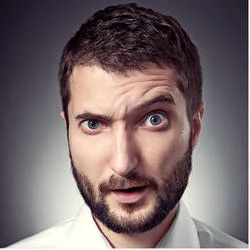
#> input picture data/assets/face/face_1.png, 250 x 250 px; its folder holds only this picture in this run
$ python main.py
#> lines starting #> are read from the running program, lines starting #| are printed output that depends on the picture
### src/preprocessing/data_loader.py
import os
import cv2


def load_images(folder_path):
#> called with folder_path = './data/assets/face/'
    images = {}
    for filename in os.listdir(folder_path):
        if filename.endswith(('.png', '.jpg', '.jpeg')):  # Vérifie les formats d'image
            img_path = os.path.join(folder_path, filename)
            img = cv2.imread(img_path)
#> img is the input picture: shape (250, 250, 3); mean B, G, R 106.9, 104.9, 119.7
            if img is not None:
                images[filename] = img
            else:
                print(f"Impossible de charger l'image : {img_path}")
    return images

### src/detection/face_detection.py
import cv2

def detect_faces(image):
    face_cascade = cv2.CascadeClassifier(cv2.data.haarcascades + 'haarcascade_frontalface_default.xml')
    gray = cv2.cvtColor(image, cv2.COLOR_BGR2GRAY)
    faces = face_cascade.detectMultiScale(gray, scaleFactor=1.1, minNeighbors=5)
    return faces

### src/emotion_detection/emotion_classifier.py
from deepface import DeepFace

def classify_emotion(face_img):
    result = DeepFace.analyze(face_img, actions=['emotion'], enforce_detection=False)
    emotion = result[0]['dominant_emotion'] if isinstance(result, list) else result['dominant_emotion']
    return emotion

### main.py
import os
import cv2
import numpy as np
from src.preprocessing.data_loader import load_images
from src.detection.face_detection import detect_faces
from src.emotion_detection.emotion_classifier import classify_emotion


def process_images_in_folder(folder_path, grid_size=(4, 6), image_size=(150, 150)):
    images = load_images(folder_path)
#> images = 1 item
    annotated_images = []

    for img_name, img in images.items():
        faces = detect_faces(img)
        if len(faces) == 0:
            print(f"Aucun visage détecté dans l'image : {img_name}")
            continue

        for (x, y, w, h) in faces:
            face_img = img[y:y + h, x:x + w]
            emotion = classify_emotion(face_img)

            # Dessiner le cadre et afficher l'émotion
            cv2.rectangle(img, (x, y), (x + w, y + h), (255, 0, 0), 2)
            cv2.putText(img, emotion, (x, y - 10), cv2.FONT_HERSHEY_SIMPLEX, 0.9, (36, 255, 12), 2)

        # Redimensionner chaque image pour l'ajouter à la grille
        img_resized = cv2.resize(img, image_size)
        annotated_images.append(img_resized)
#> this loop made 1 pass
#> (img_name, faces) on pass 1: ('face_1.png', [[45, 60, 162, 162]])
#> pass 1, in detect_faces, `gray = cv2.cvtColor(image, cv2.COLOR_BGR2GRAY)`:
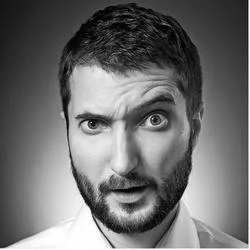
#> gray: shape (250, 250); min 0, max 255, mean 109.6
#> after the loop:
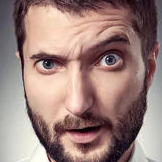
#> face_img: shape (162, 162, 3); mean B, G, R 124, 129.5, 155.9
#> after the loop, annotated_images = []

    # Construire la mosaïque d'images
    display_images_grid(annotated_images, grid_size, image_size)


def display_images_grid(images, grid_size, image_size):
    rows, cols = grid_size
    grid_img = np.zeros((rows * image_size[1], cols * image_size[0], 3), dtype=np.uint8)

    for idx, img in enumerate(images):
        if idx >= rows * cols:
            break
        row = idx // cols
        col = idx % cols
        x_offset = col * image_size[0]
        y_offset = row * image_size[1]
        grid_img[y_offset:y_offset + image_size[1], x_offset:x_offset + image_size[0]] = img

    cv2.imshow("Mosaic of Emotion Detection", grid_img)
    cv2.waitKey(0)
    cv2.destroyAllWindows()


if __name__ == "__main__":
    folder_path = './data/assets/face/'
    process_images_in_folder(folder_path)
#> (the call stopped at in classify_emotion, `result = DeepFace.analyze(face_img, actions=['emotion'], enforce_detec..`: deepface is not available in this run)

$ run again, on data/assets/face/face_14.png
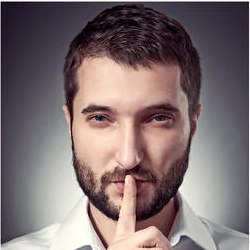
#> input picture data/assets/face/face_14.png, 250 x 250 px
#> in load_images, img is the input picture: shape (250, 250, 3); mean B, G, R 112.6, 111.3, 126.1
#> images = 1 item
#> the loop in process_images_in_folder, `for img_name, img in images.items():` made 1 pass
#> (img_name, faces) on pass 1: ('face_14.png', [[52, 59, 155, 155]])
#> pass 1, in detect_faces, `gray = cv2.cvtColor(image, cv2.COLOR_BGR2GRAY)`:
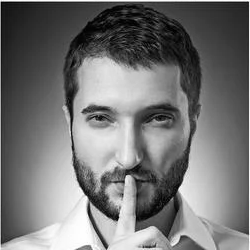
#> gray: shape (250, 250); min 0, max 255, mean 115.9
#> after the loop in process_images_in_folder, `for img_name, img in images.items():`:
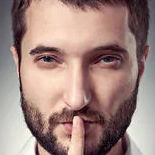
#> face_img: shape (155, 155, 3); mean B, G, R 127.8, 133.9, 160.9
#> after the loop in process_images_in_folder, `for img_name, img in images.items():`: annotated_images = []

$ run again, on data/assets/face/face_15.png
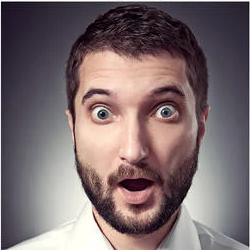
#> input picture data/assets/face/face_15.png, 250 x 250 px
#> in load_images, img is the input picture: shape (250, 250, 3); mean B, G, R 109.6, 107.4, 122.8
#> images = 1 item
#> the loop in process_images_in_folder, `for img_name, img in images.items():` made 1 pass
#> (img_name, faces) on pass 1: ('face_15.png', [[52, 48, 164, 164]])
#> pass 1, in detect_faces, `gray = cv2.cvtColor(image, cv2.COLOR_BGR2GRAY)`:
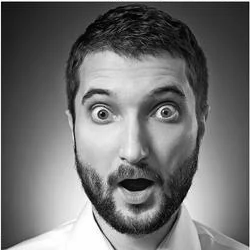
#> gray: shape (250, 250); min 0, max 255, mean 112.2
#> after the loop in process_images_in_folder, `for img_name, img in images.items():`:
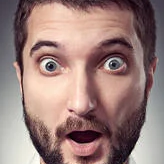
#> face_img: shape (164, 164, 3); mean B, G, R 122.2, 126.4, 153.6
#> after the loop in process_images_in_folder, `for img_name, img in images.items():`: annotated_images = []

$ run again, on data/assets/face/face_10.png
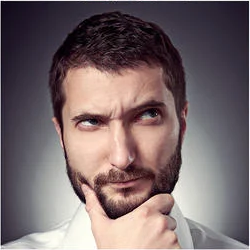
#> input picture data/assets/face/face_10.png, 250 x 250 px
#> in load_images, img is the input picture: shape (250, 250, 3); mean B, G, R 106.2, 104.2, 119.4
#> images = 1 item
#> the loop in process_images_in_folder, `for img_name, img in images.items():` made 1 pass
#> (img_name, faces) on pass 1: ('face_10.png', [[41, 61, 157, 157]])
#> pass 1, in detect_faces, `gray = cv2.cvtColor(image, cv2.COLOR_BGR2GRAY)`:
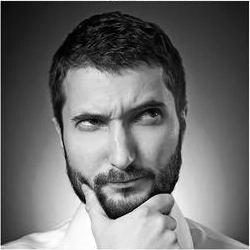
#> gray: shape (250, 250); min 0, max 255, mean 109
#> after the loop in process_images_in_folder, `for img_name, img in images.items():`:
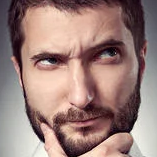
#> face_img: shape (157, 157, 3); mean B, G, R 123, 128.7, 156.6
#> after the loop in process_images_in_folder, `for img_name, img in images.items():`: annotated_images = []
